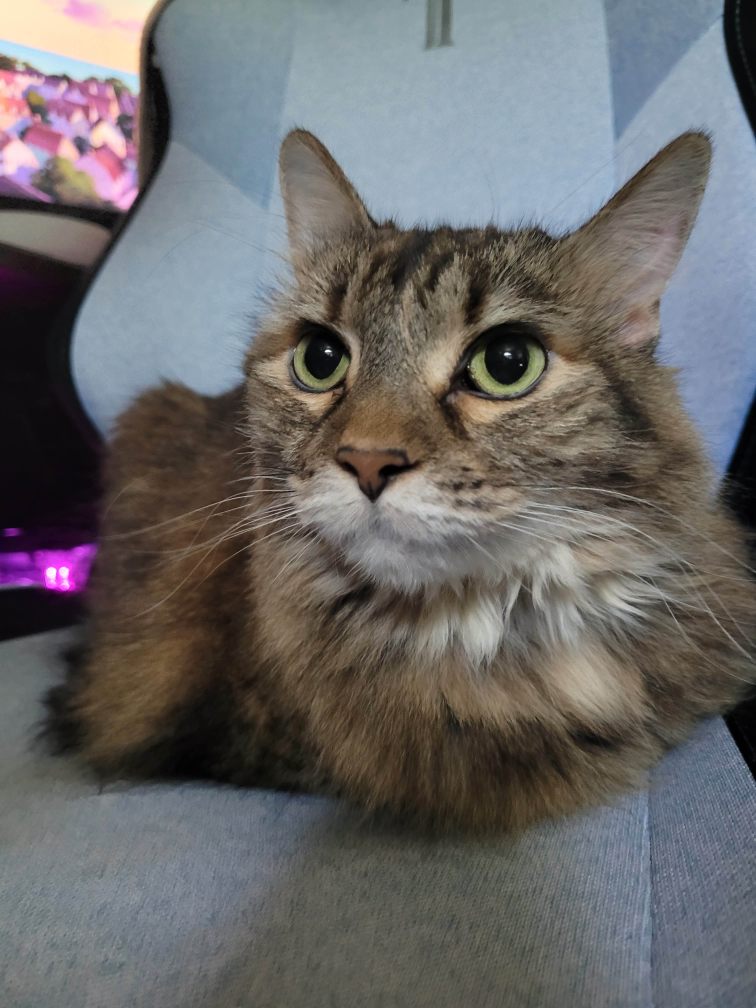
#> input picture Deena.jpg, 3024 x 4032 px (shown at 1/4 size)
$ python Detector.py   (older library calls are emulated)
#> lines starting #> are read from the running program, lines starting #| are printed output that depends on the picture; after the words box and inside, x2 and y2 are one past the last pixel; in counts of white or black regions, pixels touching at a corner belong together; long printed decimals are rounded
import cv2
import numpy as np

def detect_artifacts(image_path):
    """Detects artifacts/blurriness using adaptive Laplacian variance."""
    image = cv2.imread(image_path, cv2.IMREAD_GRAYSCALE)
    laplacian = cv2.Laplacian(image, cv2.CV_64F).var()

    # Dynamic threshold based on median sharpness of natural images
    threshold = max(100, laplacian * 0.15)  # Adjust threshold dynamically
    return laplacian < threshold, laplacian

def detect_fine_details(image_path):
    """Detects lack of fine details using edge density, normalized."""
    image = cv2.imread(image_path, cv2.IMREAD_GRAYSCALE)
    edges = cv2.Canny(image, 50, 150)  # Adjusted Canny parameters
    edge_density = np.sum(edges) / (image.shape[0] * image.shape[1])

    # Normalize edge density for better AI detection
    normalized_edge_density = edge_density / 255
    return normalized_edge_density < 0.02, normalized_edge_density

def detect_lighting_inconsistencies(image_path):
    """Analyzes unnatural brightness distributions using histogram variance."""
    image = cv2.imread(image_path)
    image_hsv = cv2.cvtColor(image, cv2.COLOR_BGR2HSV)

    _, _, v = cv2.split(image_hsv)
    hist_v = cv2.calcHist([v], [0], None, [256], [0, 256])

    hist_variance = np.var(hist_v)

    # AI images may have extremely low OR high variance, check for outliers
    if hist_variance < 50000 or hist_variance > 2000000:
        return True, hist_variance
    return False, hist_variance

def analyze_image(image_path):
    """Runs all three detection functions and determines AI vs. real."""
    artifacts, laplacian_value = detect_artifacts(image_path)
    fine_details, edge_density = detect_fine_details(image_path)
    lighting, hist_variance = detect_lighting_inconsistencies(image_path)

    # Debugging output to analyze failures
    print(f"Debug - Laplacian Variance: {laplacian_value:.2f}, Edge Density: {edge_density:.6f}, Histogram Variance: {hist_variance:.2f}")

    print("Analysis Results:")
    print(f"Artifacts Detected: {artifacts} (Laplacian Variance: {laplacian_value:.2f})")
    print(f"Lack of Fine Details: {fine_details} (Normalized Edge Density: {edge_density:.6f})")
    print(f"Lighting Inconsistencies: {lighting} (Histogram Variance: {hist_variance:.2f})")

    ai_score = sum([artifacts, fine_details, lighting])

    if ai_score >= 2:
        print("Final Verdict: The image is likely AI_generated.")
    else:
        print("Final Verdict: The image is likely Cat-generated (human-generated).")

if __name__ == "__main__":
    print("Deena")
    image_path = "Deena.jpg"
    analyze_image(image_path)
#> in detect_artifacts, `laplacian = cv2.Laplacian(image, cv2.CV_64F).var()`: laplacian = 41.29
#> in detect_artifacts, `threshold = max(100, laplacian * 0.15)`: threshold = 100
#> in analyze_image, `artifacts, laplacian_value = detect_artifacts(image_path)`: artifacts = True; laplacian_value = 41.29
#> in detect_fine_details, `edges = cv2.Canny(image, 50, 150)`:
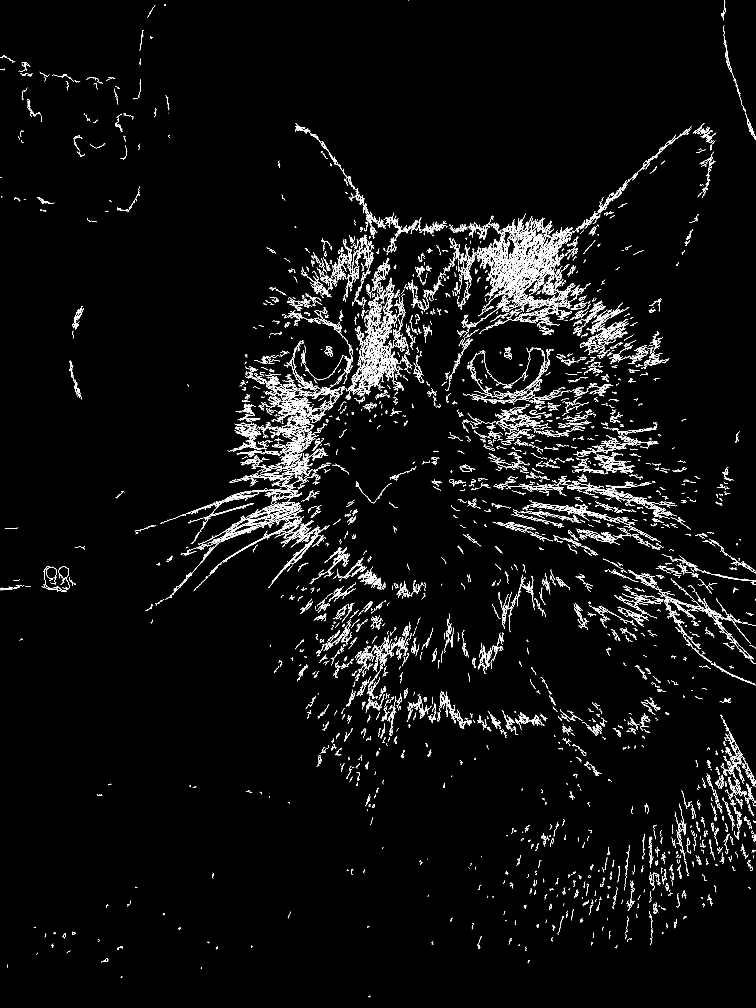
#> edges: shape (4032, 3024) (shown at 1/4 size); 2.2% white in thin lines or dots
#> in detect_fine_details, `edge_density = np.sum(edges) / (image.shape[0] * image.shape[1])`: edge_density = 5.68
#> in detect_fine_details, `normalized_edge_density = edge_density / 255`: normalized_edge_density = 0.0223
#> in analyze_image, `fine_details, edge_density = detect_fine_details(image_path)`: fine_details = False; edge_density = 0.0223
#> in detect_lighting_inconsistencies, image is the input picture: shape (4032, 3024, 3); mean B, G, R 104.3, 104.4, 105.8
#> in detect_lighting_inconsistencies, `image_hsv = cv2.cvtColor(image, cv2.COLOR_BGR2HSV)`: image_hsv: shape (4032, 3024, 3); mean H, S, V 61.8, 55, 116.2
#> in detect_lighting_inconsistencies, `hist_v = cv2.calcHist([v], [0], None, [256], [0, 256])`: hist_v = 256 values, max 105700 at index 90, min 351 at index 0, mean 47628
#> in detect_lighting_inconsistencies, `hist_variance = np.var(hist_v)`: hist_variance = 1.02e+09
#> in analyze_image, `lighting, hist_variance = detect_lighting_inconsistencies(image_path)`: lighting = True; hist_variance = 1.02e+09
#| Debug - Laplacian Variance: 41.29, Edge Density: 0.02226, Histogram Variance: 1018407168.00
#| Artifacts Detected: True (Laplacian Variance: 41.29)
#| Lack of Fine Details: False (Normalized Edge Density: 0.02226)
#| Lighting Inconsistencies: True (Histogram Variance: 1018407168.00)
#> in analyze_image, `ai_score = sum([artifacts, fine_details, lighting])`: ai_score = 2

    print(f"Gordon")
    image_path = "Gordon.jpg"
    analyze_image(image_path)
#> call 2 of detect_artifacts, with image_path = 'Gordon.jpg'
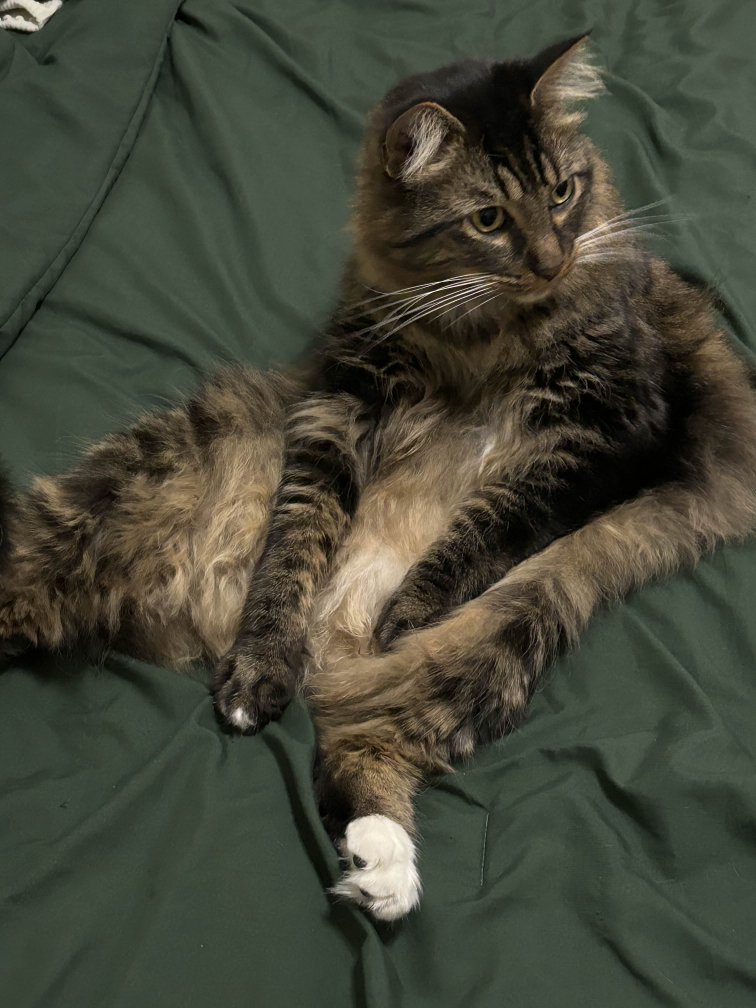
#> input picture Gordon.jpg, 3024 x 4032 px (shown at 1/4 size)
#> in detect_artifacts (call 2), `laplacian = cv2.Laplacian(image, cv2.CV_64F).var()`: laplacian = 45.65
#> in detect_fine_details (call 2), `edges = cv2.Canny(image, 50, 150)`: edges: shape (4032, 3024); 3.1% white in thin lines or dots
#> in detect_lighting_inconsistencies, image is the input picture: shape (4032, 3024, 3); mean B, G, R 56.2, 70.3, 68.3
#> in detect_lighting_inconsistencies (call 2), `image_hsv = cv2.cvtColor(image, cv2.COLOR_BGR2HSV)`: image_hsv: shape (4032, 3024, 3); mean H, S, V 40.7, 68.3, 74.6
#| Debug - Laplacian Variance: 45.65, Edge Density: 0.03147, Histogram Variance: 6271315456.00
#| Artifacts Detected: True (Laplacian Variance: 45.65)
#| Lack of Fine Details: False (Normalized Edge Density: 0.03147)
#| Lighting Inconsistencies: True (Histogram Variance: 6271315456.00)

    print(f"Kiki")
    image_path = "Kiki.jpg"
    analyze_image(image_path)
#> call 3 of detect_artifacts, with image_path = 'Kiki.jpg'
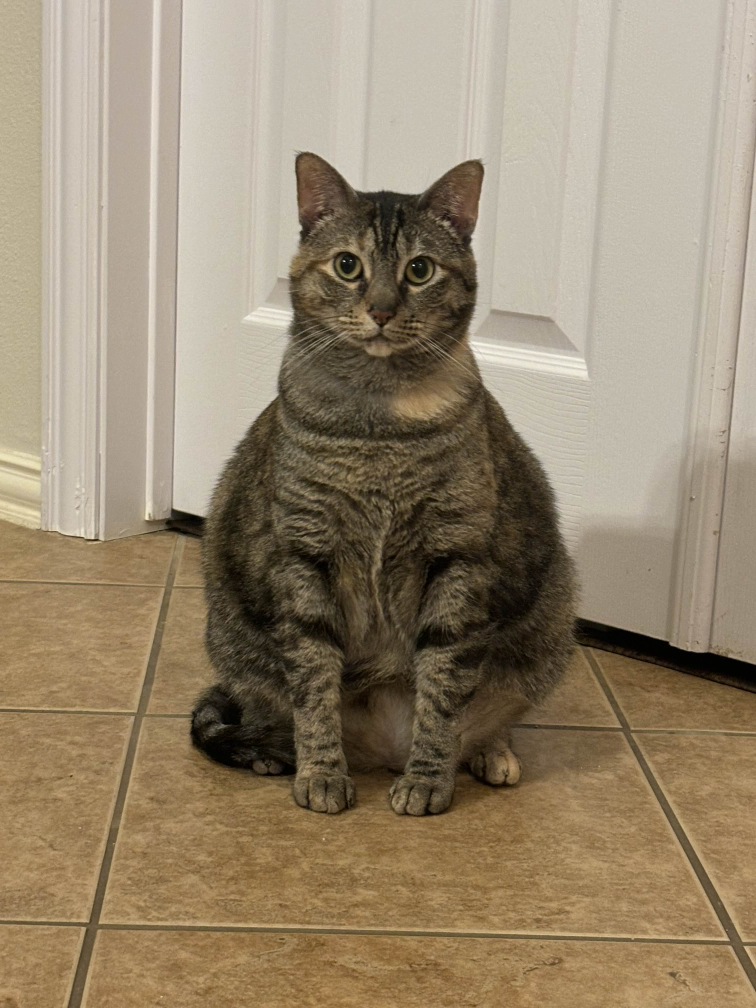
#> input picture Kiki.jpg, 3024 x 4032 px (shown at 1/4 size)
#> in detect_artifacts (call 3), `laplacian = cv2.Laplacian(image, cv2.CV_64F).var()`: laplacian = 23.89
#> in detect_fine_details (call 3), `edges = cv2.Canny(image, 50, 150)`: edges: shape (4032, 3024); 1.1% white in thin lines or dots
#> in detect_lighting_inconsistencies, image is the input picture: shape (4032, 3024, 3); mean B, G, R 111.5, 135.5, 150.9
#> in detect_lighting_inconsistencies (call 3), `image_hsv = cv2.cvtColor(image, cv2.COLOR_BGR2HSV)`: image_hsv: shape (4032, 3024, 3); mean H, S, V 18.7, 79, 150.9
#| Debug - Laplacian Variance: 23.89, Edge Density: 0.01099, Histogram Variance: 2628232704.00
#| Artifacts Detected: True (Laplacian Variance: 23.89)
#| Lack of Fine Details: True (Normalized Edge Density: 0.01099)
#| Lighting Inconsistencies: True (Histogram Variance: 2628232704.00)

    print(f"GPTCat")
    image_path = "GPTCat.jpg"
    analyze_image(image_path)
#> call 4 of detect_artifacts, with image_path = 'GPTCat.jpg'
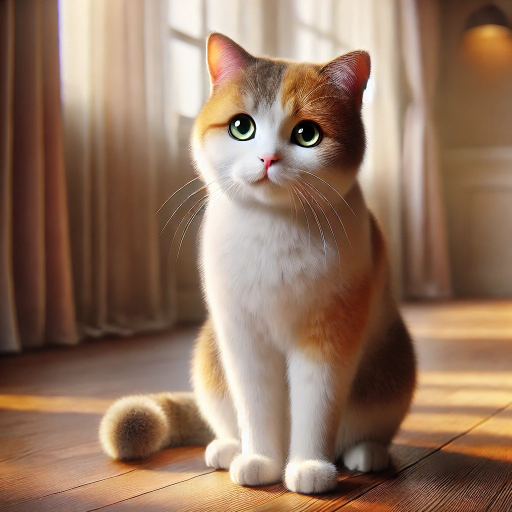
#> input picture GPTCat.jpg, 1024 x 1024 px (shown at 1/2 size)
#> in detect_artifacts (call 4), `laplacian = cv2.Laplacian(image, cv2.CV_64F).var()`: laplacian = 1234.9
#> in detect_artifacts (call 4), `threshold = max(100, laplacian * 0.15)`: threshold = 185.2
#> in detect_fine_details (call 4), `edges = cv2.Canny(image, 50, 150)`: edges: shape (1024, 1024); 5.1% white in thin lines or dots
#> in detect_lighting_inconsistencies, image is the input picture: shape (1024, 1024, 3); mean B, G, R 96.7, 117.6, 147.4
#> in detect_lighting_inconsistencies (call 4), `image_hsv = cv2.cvtColor(image, cv2.COLOR_BGR2HSV)`: image_hsv: shape (1024, 1024, 3); mean H, S, V 14.8, 103.5, 147.5
#| Debug - Laplacian Variance: 1234.93, Edge Density: 0.05082, Histogram Variance: 3611093.75
#| Artifacts Detected: False (Laplacian Variance: 1234.93)
#| Lack of Fine Details: False (Normalized Edge Density: 0.05082)
#| Lighting Inconsistencies: True (Histogram Variance: 3611093.75)

    print(f"DeepAICat")
    image_path = "DeepAICat.jpg"
    analyze_image(image_path)
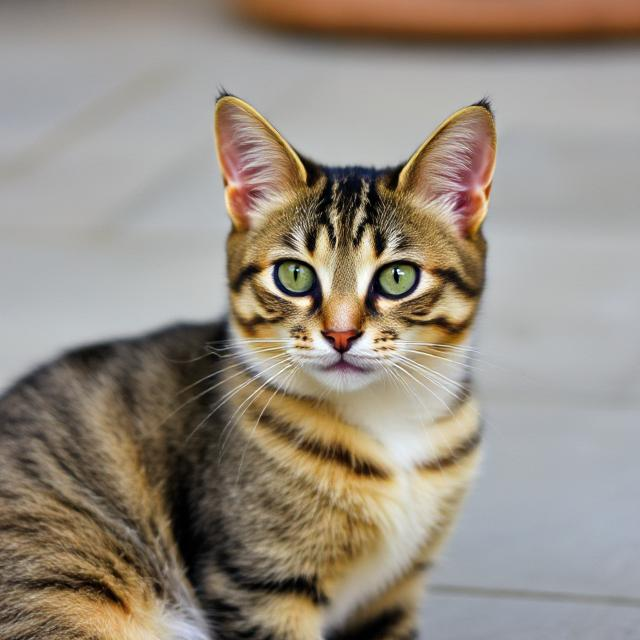
#> input picture DeepAICat.jpg, 640 x 640 px
#> in detect_artifacts (call 5), `laplacian = cv2.Laplacian(image, cv2.CV_64F).var()`: laplacian = 430
#> in detect_artifacts (call 5), `threshold = max(100, laplacian * 0.15)`: threshold = 100
#> in detect_fine_details (call 5), `edges = cv2.Canny(image, 50, 150)`: edges: shape (640, 640); 8.5% white in thin lines or dots, all inside (x1, y1, x2, y2) = (0, 83, 497, 640)
#> in detect_lighting_inconsistencies, image is the input picture: shape (640, 640, 3); mean B, G, R 129.3, 141, 150.4
#> in detect_lighting_inconsistencies (call 5), `image_hsv = cv2.cvtColor(image, cv2.COLOR_BGR2HSV)`: image_hsv: shape (640, 640, 3); mean H, S, V 50.7, 52.4, 153.2
#| Debug - Laplacian Variance: 430.05, Edge Density: 0.08516, Histogram Variance: 4533960.50
#| Artifacts Detected: False (Laplacian Variance: 430.05)
#| Lack of Fine Details: False (Normalized Edge Density: 0.08516)
#| Lighting Inconsistencies: True (Histogram Variance: 4533960.50)

    print(f"LeonardoCat")
    image_path = "LeonardoCat.jpeg"
    analyze_image(image_path)
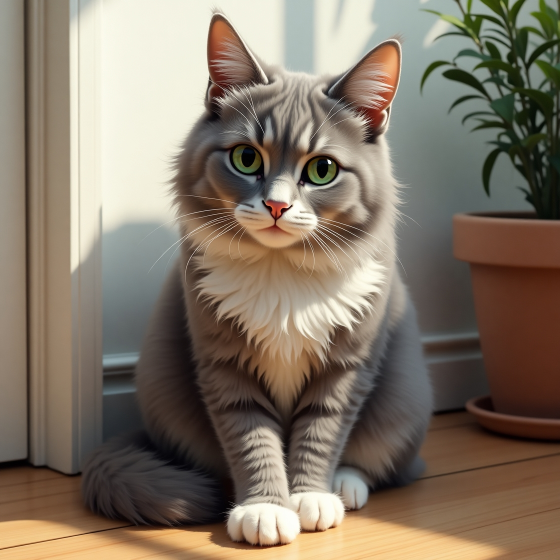
#> input picture LeonardoCat.jpeg, 1120 x 1120 px (shown at 1/2 size)
#> in detect_artifacts (call 6), `laplacian = cv2.Laplacian(image, cv2.CV_64F).var()`: laplacian = 451.8
#> in detect_fine_details (call 6), `edges = cv2.Canny(image, 50, 150)`: edges: shape (1120, 1120); 4.4% white in thin lines or dots
#> in detect_lighting_inconsistencies, image is the input picture: shape (1120, 1120, 3); mean B, G, R 102.9, 118.3, 131.1
#> in detect_lighting_inconsistencies (call 6), `image_hsv = cv2.cvtColor(image, cv2.COLOR_BGR2HSV)`: image_hsv: shape (1120, 1120, 3); mean H, S, V 31.3, 69.5, 133.1
#> in detect_lighting_inconsistencies (call 6), `_, _, v = cv2.split(image_hsv)`:
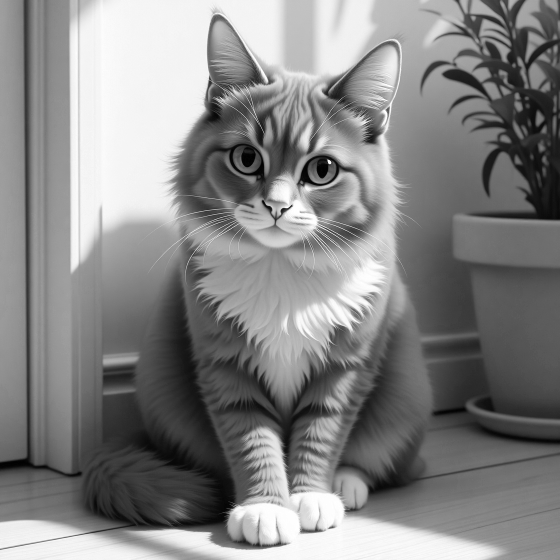
#> v: shape (1120, 1120) (shown at 1/2 size); min 0, max 255, mean 133.1
#> in detect_lighting_inconsistencies (call 6), `hist_v = cv2.calcHist([v], [0], None, [256], [0, 256])`: hist_v = 256 values, max 27660 at index 243, min 45 at index 0, mean 4900
#> in detect_lighting_inconsistencies (call 6), `hist_variance = np.var(hist_v)`: hist_variance = 12099029
#| Debug - Laplacian Variance: 451.82, Edge Density: 0.04411, Histogram Variance: 12099029.00
#| Artifacts Detected: False (Laplacian Variance: 451.82)
#| Lack of Fine Details: False (Normalized Edge Density: 0.04411)
#| Lighting Inconsistencies: True (Histogram Variance: 12099029.00)
